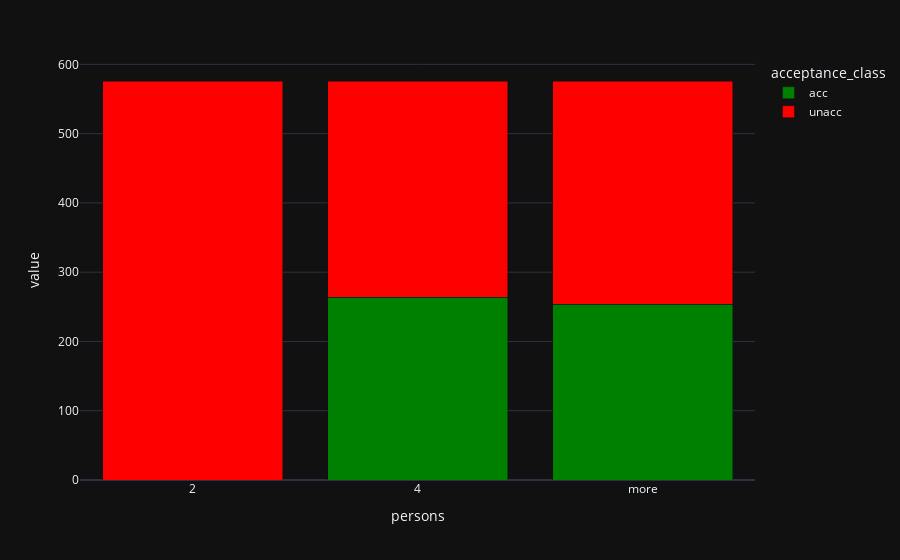

Write notebook code for a chart like this one.
### Code cell
persons_acceptance = data.pivot_table(
    acceptance,
    index=persons,
    columns=acceptance_class,
    aggfunc='count',
    fill_value=0
)

px.bar(
    persons_acceptance,
    x=persons_acceptance.index,
    y=persons_acceptance.columns,
    barmode='stack',
    color_discrete_sequence=['green', 'red']
)

### Figure 1 — Plotly figure (JSON) as saved in the notebook; plotly's stock layout.template omitted (floating-point values rounded to 4 significant figures)
{"data": [{"hovertemplate": "acceptance_class=acc<br>persons=%{x}<br>value=%{y}<extra></extra>", "legendgroup": "acc", "marker": {"color": "green", "pattern": {"shape": ""}}, "name": "acc", "orientation": "v", "showlegend": true, "textposition": "auto", "type": "bar", "x": ["2", "4", "more"], "xaxis": "x", "y": [0, 264, 254], "yaxis": "y"}, {"hovertemplate": "acceptance_class=unacc<br>persons=%{x}<br>value=%{y}<extra></extra>", "legendgroup": "unacc", "marker": {"color": "red", "pattern": {"shape": ""}}, "name": "unacc", "orientation": "v", "showlegend": true, "textposition": "auto", "type": "bar", "x": ["2", "4", "more"], "xaxis": "x", "y": [576, 312, 322], "yaxis": "y"}], "layout": {"barmode": "stack", "legend": {"title": {"text": "acceptance_class"}, "tracegroupgap": 0}, "margin": {"t": 60}, "xaxis": {"anchor": "y", "domain": [0, 1], "title": {"text": "persons"}}, "yaxis": {"anchor": "x", "domain": [0, 1], "title": {"text": "value"}}}}
